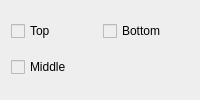
                      <widget class="QWidget" name="type_check_boxes" native="true">
                       <property name="minimumSize">
                        <size>
                         <width>0</width>
                         <height>60</height>
                        </size>
                       </property>
                       <property name="styleSheet">
                        <string notr="true">background-color: #EEEEEE;</string>
                       </property>
                       <layout class="QGridLayout" name="gridLayout_5">
                        <item row="0" column="0">
                         <widget class="QCheckBox" name="type_checkBox_top">
                          <property name="text">
                           <string>Top</string>
                          </property>
                         </widget>
                        </item>
                        <item row="0" column="1">
                         <widget class="QCheckBox" name="type_checkBox_bottom">
                          <property name="text">
                           <string>Bottom</string>
                          </property>
                         </widget>
                        </item>
                        <item row="1" column="0">
                         <widget class="QCheckBox" name="type_checkBox_middle">
                          <property name="text">
                           <string>Middle</string>
                          </property>
                         </widget>
                        </item>
                       </layout>
                      </widget>
